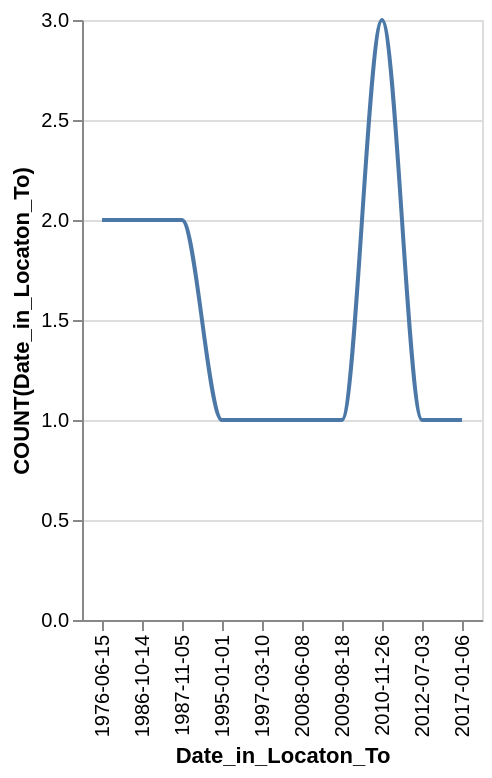

Vega-Lite specification stored for this chart:
### Vega-Lite specification from a JSON file in a GitHub repository (floating-point values rounded to 4 significant figures)
{"data": {"values": [{"x_data": "1976-06-15", "y_data": 2}, {"x_data": "1986-10-14", "y_data": 2}, {"x_data": "1987-11-05", "y_data": 2}, {"x_data": "1995-01-01", "y_data": 1}, {"x_data": "1997-03-10", "y_data": 1}, {"x_data": "2008-06-08", "y_data": 1}, {"x_data": "2009-08-18", "y_data": 1}, {"x_data": "2010-11-26", "y_data": 3}, {"x_data": "2012-07-03", "y_data": 1}, {"x_data": "2017-01-06", "y_data": 1}]}, "mark": {"type": "line", "interpolate": "monotone"}, "encoding": {"x": {"field": "x_data", "type": "nominal", "title": "Date_in_Locaton_To", "sort": "ascending"}, "y": {"field": "y_data", "type": "quantitative", "title": "COUNT(Date_in_Locaton_To)"}}}
